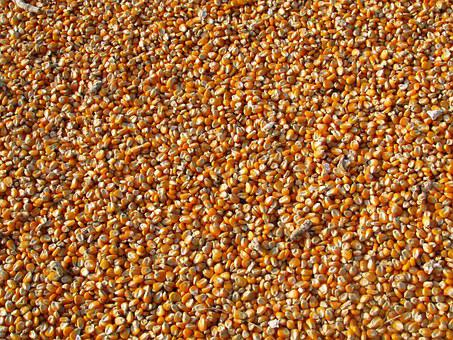
#> input picture Numpy/image0.jpg, 453 x 340 px
$ jupyter execute --allow-errors Numpy.ipynb
#> lines starting #> are read from the running program, lines starting #| are printed output that depends on the picture
### NUMPY

[cell 1]
import numpy as np

[cell 2]
np.array([1,2,3])

[cell 3]
a=np.array([1,2,3])

[cell 4]
type(a)

[cell 5]
a.shape

[cell 6]
a[0]

[cell 7]
type(a[0])

[cell 8]
a=np.array([1,2,3],dtype='uint8')

[cell 9]
type(a[0])

[cell 10]
a=np.array([10000000000000000,2,3],dtype='uint8')

[cell 11]
a=np.array([10000000000000000,2,3],dtype='uint32')

[cell 12]
a=np.array([10000000000000000,2,3],dtype='uint64')

[cell 13]
np.array([[1,2,3],[2,3,5]])

[cell 14]
s="1,2,3;5,6,7;7,8,9"

[cell 15]
l=list(s.split(";"))

[cell 16]
l[0]

[cell 17]
l2=[]
for i in l:
    l2.append(i)

[cell 18]
l2

[cell 19]
l3=[]
for j in l2:
    k=j.split(",")
    np.array(l3.append(k))

[cell 20]
l3=np.array(l3)

[cell 21]
np.array([j for j in range(100) for k in range(100)])

[cell 22]
import random

[cell 23]
l=np.array([[random.randint(1,100) for i in range(100)] for k in range(100)])

[cell 24]
l

[cell 25]
l.ndim

[cell 26]
print(l)

[cell 27]
l[99][99]

[cell 28]
r=np.random.randint(1,100,size=(100,100))

[cell 29]
np.mean(r)

[cell 30]
rgb=np.random.randint(1,255,size=(100,3))

[cell 31]
for i in rgb:
    k.append([np.mean(i)])

[cell 32]
k[0]

[cell 33]
rgb[0]

[cell 34]
import matplotlib.pyplot as plt
from PIL import Image
import numpy as np

[cell 35]
img=np.array(Image.open('image0.jpg')).astype('uint8')
#> img is the input picture: shape (340, 453, 3); mean R, G, B 166, 108.2, 58.7
plt.imshow(img)

[cell 36]
row,col,i=img.shape
#> row = 340; col = 453; i = 3
r=[[img[i][j].mean() for j in range(col)] for i in range(row)]
#> r = 340 items
new=np.array(r)
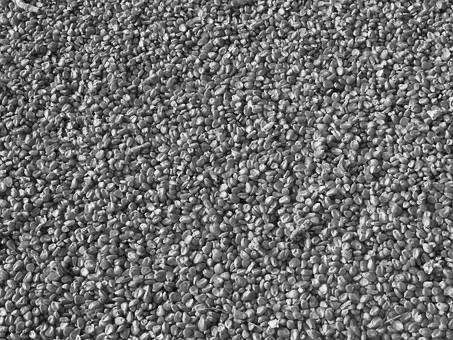
#> new: shape (340, 453) float64; min 4.67, max 252.3, mean 111
